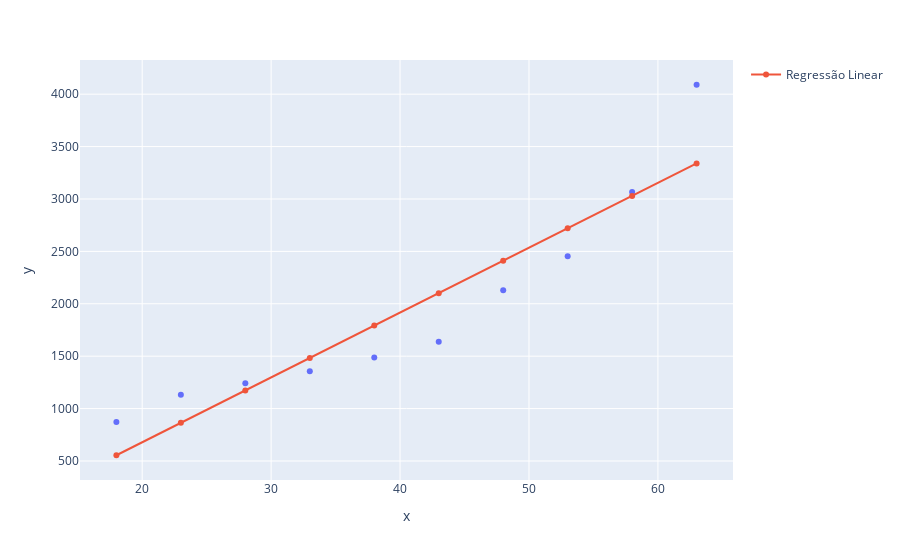

This figure's notebook cell:
### Code cell
# instanciar um grafico do plotly
grafico = px.scatter(x=X_plano_saude.ravel(), y=y_plano_saude)
grafico.add_scatter(x=X_plano_saude.ravel(), y=y_pred, name='Regressão Linear')
grafico.show()

### Figure 1 — Plotly figure (JSON) as saved in the notebook; plotly's stock layout.template omitted (floating-point values rounded to 4 significant figures)
{"data": [{"hovertemplate": "x=%{x}<br>y=%{y}<extra></extra>", "legendgroup": "", "marker": {"color": "#636efa", "symbol": "circle"}, "mode": "markers", "name": "", "orientation": "v", "showlegend": false, "type": "scatter", "x": [18, 23, 28, 33, 38, 43, 48, 53, 58, 63], "xaxis": "x", "y": [871, 1132, 1242, 1356, 1488, 1638, 2130, 2454, 3066, 4090], "yaxis": "y"}, {"name": "Regressão Linear", "type": "scatter", "x": [18, 23, 28, 33, 38, 43, 48, 53, 58, 63], "y": [554.7, 864.0, 1173.0, 1483.0, 1792.0, 2101.0, 2411.0, 2720.0, 3029.0, 3339.0]}], "layout": {"legend": {"tracegroupgap": 0}, "margin": {"t": 60}, "xaxis": {"anchor": "y", "domain": [0, 1], "title": {"text": "x"}}, "yaxis": {"anchor": "x", "domain": [0, 1], "title": {"text": "y"}}}}
